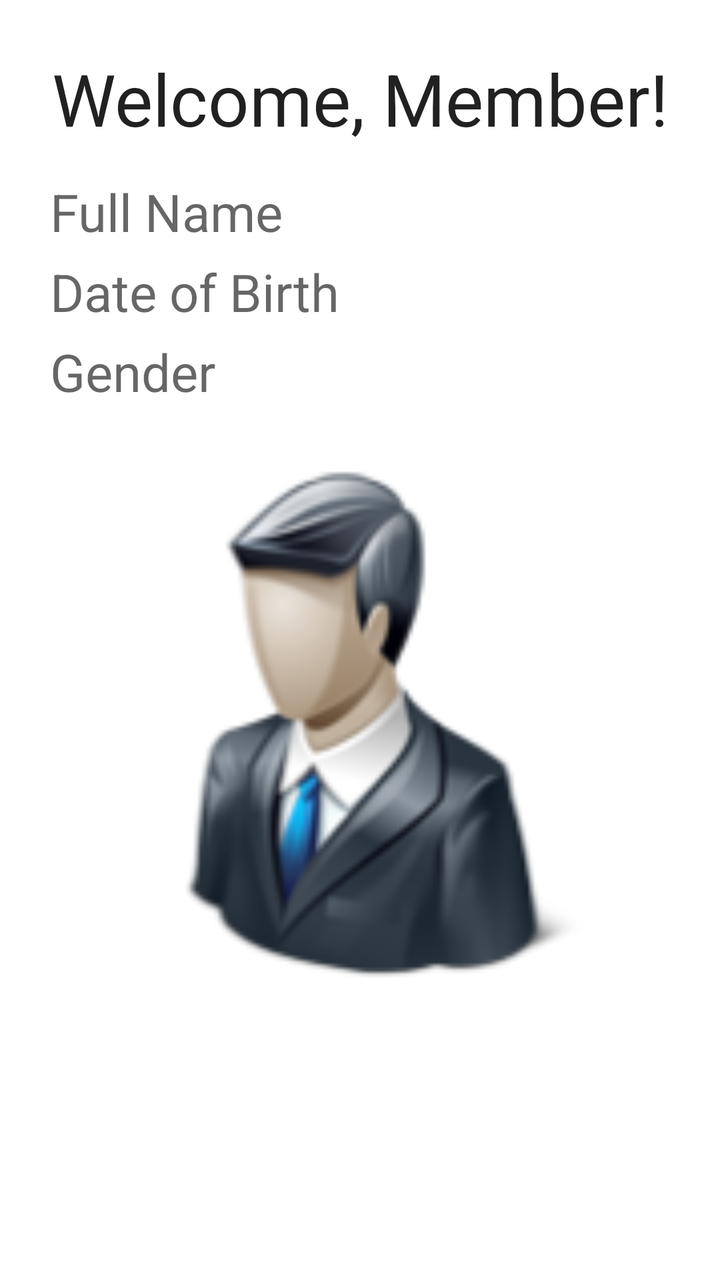
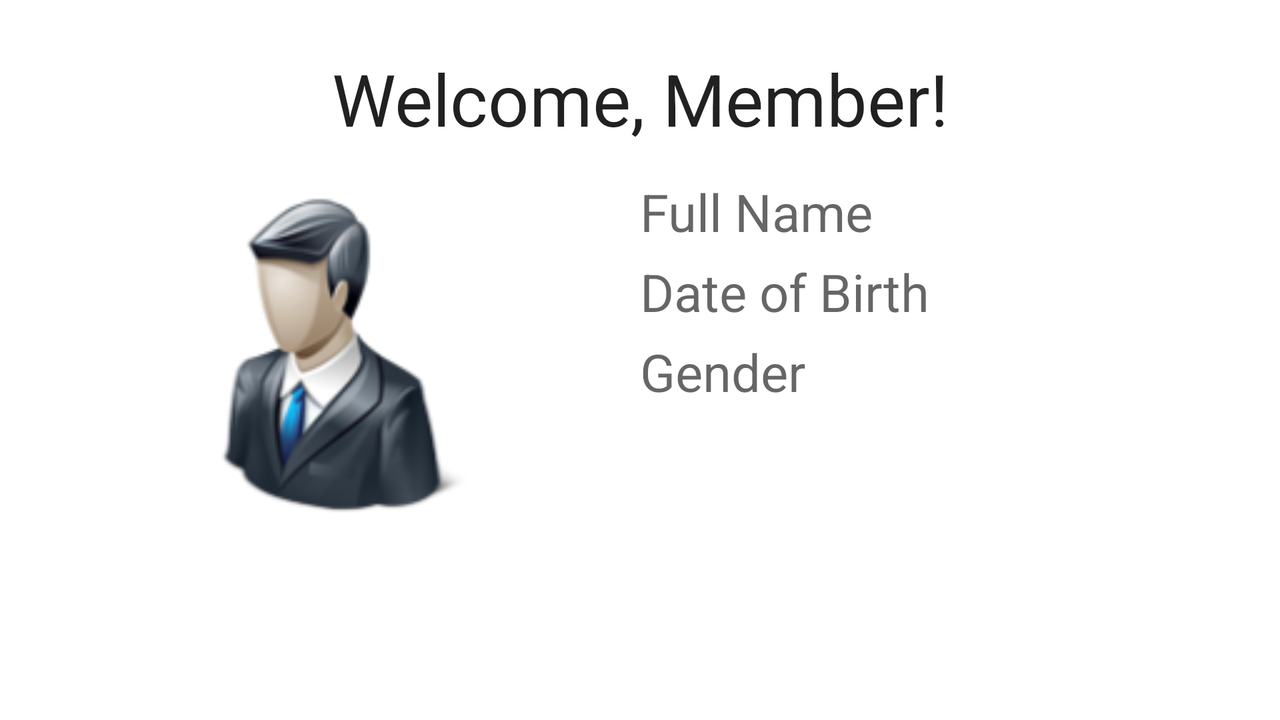

Compare how this app lays out the same screen by default and in its alternative resource folder. The renders come first, then the two layout files and the values they reference.
<!-- AndroidManifest.xml: fallback theme Theme.MaterialComponents.DayNight.NoActionBar -->
<!-- res/layout/activity_person.xml -->
<?xml version="1.0" encoding="utf-8"?>
<RelativeLayout xmlns:android="http://schemas.android.com/apk/res/android"
    xmlns:tools="http://schemas.android.com/tools" android:layout_width="match_parent"
    android:layout_height="match_parent"
    tools:context=".activity.ActivityPerson"
    android:focusableInTouchMode="true"
    android:focusable="true"
    android:padding="25dp"
    android:id="@+id/layoutPerson">

    <ImageView
        android:layout_width="@dimen/person_avatar_width_port"
        android:layout_height="@dimen/person_avatar_height_port"
        android:id="@+id/imgAvatar"
        android:src="@mipmap/ic_person"
        android:layout_below="@+id/txtGender"
        android:layout_centerHorizontal="true" />

    <TextView
        android:layout_width="wrap_content"
        android:layout_height="wrap_content"
        android:textAppearance="?android:attr/textAppearanceLarge"
        android:text="Welcome, Member!"
        android:id="@+id/txtTitle"
        android:layout_alignParentTop="true"
        android:layout_alignParentEnd="true"
        android:layout_alignParentStart="true"
        android:gravity="center_horizontal"
        android:layout_marginBottom="15dp"
        android:textSize="@dimen/person_title_port" />

    <TextView
        android:layout_width="wrap_content"
        android:layout_height="wrap_content"
        android:textAppearance="?android:attr/textAppearanceMedium"
        android:text="Full Name"
        android:id="@+id/txtFullName"
        android:layout_below="@+id/txtTitle"
        android:layout_alignParentStart="true"
        android:layout_marginBottom="5dp"
        android:textSize="@dimen/person_full_name_port" />

    <TextView
        android:layout_width="wrap_content"
        android:layout_height="wrap_content"
        android:textAppearance="?android:attr/textAppearanceMedium"
        android:text="Date of Birth"
        android:id="@+id/txtBirthDate"
        android:layout_below="@+id/txtFullName"
        android:layout_alignStart="@+id/txtFullName"
        android:layout_marginBottom="5dp"
        android:textSize="@dimen/person_birth_date_port" />

    <TextView
        android:layout_width="wrap_content"
        android:layout_height="wrap_content"
        android:textAppearance="?android:attr/textAppearanceMedium"
        android:text="Gender"
        android:id="@+id/txtGender"
        android:layout_below="@+id/txtBirthDate"
        android:layout_alignStart="@+id/txtBirthDate"
        android:layout_marginBottom="15dp"
        android:textSize="@dimen/person_gender_port" />

</RelativeLayout>
<!-- resources referenced by this layout -->
<resources>
  <dimen name="person_avatar_height_port">290dp</dimen>
  <dimen name="person_avatar_width_port">290dp</dimen>
  <dimen name="person_birth_date_port">26dp</dimen>
  <dimen name="person_full_name_port">26dp</dimen>
  <dimen name="person_gender_port">26dp</dimen>
  <dimen name="person_title_port">36dp</dimen>
  <!-- mipmap ic_person: png bitmap (mipmap-hdpi, 5716 bytes) -->
</resources>
<!-- res/layout-land/activity_person.xml (the repository's variant of the layout above) -->
<!-- drawn on the phone turned sideways -->
<?xml version="1.0" encoding="utf-8"?>
<RelativeLayout xmlns:android="http://schemas.android.com/apk/res/android"
    android:orientation="vertical" android:layout_width="match_parent"
    android:layout_height="match_parent"
    android:id="@+id/layoutPerson"
    android:padding="25dp">

    <ImageView
        android:layout_width="@dimen/person_avatar_width_land"
        android:layout_height="@dimen/person_avatar_height_land"
        android:id="@+id/imgAvatar"
        android:src="@mipmap/ic_person"
        android:layout_alignParentStart="true"
        android:layout_alignTop="@+id/txtFullName" />

    <TextView
        android:layout_width="wrap_content"
        android:layout_height="wrap_content"
        android:textAppearance="?android:attr/textAppearanceLarge"
        android:text="Welcome, Member!"
        android:id="@+id/txtTitle"
        android:gravity="center_horizontal"
        android:layout_alignParentTop="true"
        android:layout_alignParentStart="true"
        android:layout_alignParentEnd="true"
        android:layout_marginBottom="15dp"
        android:textSize="@dimen/person_title_land" />

    <TextView
        android:layout_width="wrap_content"
        android:layout_height="wrap_content"
        android:textAppearance="?android:attr/textAppearanceMedium"
        android:text="Full Name"
        android:id="@+id/txtFullName"
        android:layout_below="@+id/txtTitle"
        android:layout_toEndOf="@+id/imgAvatar"
        android:layout_marginBottom="5dp"
        android:layout_marginLeft="15dp"
        android:textSize="@dimen/person_full_name_land" />

    <TextView
        android:layout_width="wrap_content"
        android:layout_height="wrap_content"
        android:textAppearance="?android:attr/textAppearanceMedium"
        android:text="Date of Birth"
        android:id="@+id/txtBirthDate"
        android:layout_below="@+id/txtFullName"
        android:layout_toEndOf="@+id/imgAvatar"
        android:layout_marginBottom="5dp"
        android:layout_marginLeft="15dp"
        android:textSize="@dimen/person_birth_date_land" />

    <TextView
        android:layout_width="wrap_content"
        android:layout_height="wrap_content"
        android:textAppearance="?android:attr/textAppearanceMedium"
        android:text="Gender"
        android:id="@+id/txtGender"
        android:layout_below="@+id/txtBirthDate"
        android:layout_toEndOf="@+id/imgAvatar"
        android:layout_marginBottom="15dp"
        android:layout_marginLeft="15dp"
        android:textSize="@dimen/person_gender_land" />
</RelativeLayout>
<!-- resources referenced by the variant -->
<!-- as the phone turned sideways resolves them -->
<resources>
  <dimen name="person_avatar_height_land">180dp</dimen>
  <dimen name="person_avatar_width_land">280dp</dimen>
  <dimen name="person_birth_date_land">26dp</dimen>
  <dimen name="person_full_name_land">26dp</dimen>
  <dimen name="person_gender_land">26dp</dimen>
  <dimen name="person_title_land">36dp</dimen>
  <!-- mipmap ic_person: png bitmap (mipmap-hdpi, 5716 bytes) -->
</resources>
